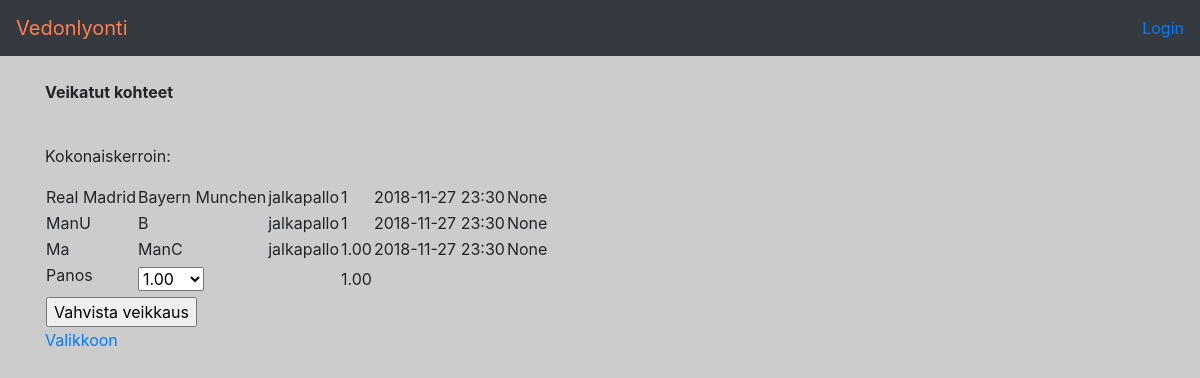
The app's page /tapahtuma/moniveto/ready with its own data.
### application/tapahtuma/models.py (models this page shows, shortened)
class Tapahtuma(Base):
    koti = db.Column(db.String, nullable=False)
    vieras = db.Column(db.String, nullable=False)
    kerroin1 = db.Column(db.DECIMAL, nullable=False)
    kerroinx = db.Column(db.DECIMAL, nullable=False)
    kerroin2 = db.Column(db.DECIMAL, nullable=False)
    laji_id = db.Column(db.Integer, db.ForeignKey('laji.id'),
                           nullable=False)
    date_expire = db.Column(db.DateTime)
    active = db.Column(db.Boolean, nullable= False)
    tulos = db.Column(db.String, nullable=False)
    @staticmethod
    def haeMonivetoTapahtumat():
        good_events = 0
        present = datetime.now()
        stmt = text("SELECT tapahtuma.id, koti, vieras, laji_id, kerroin1, kerroin2, kerroinx, date_expire"
                    " FROM tapahtuma, laji"
                    " WHERE active = 1"
                    " AND laji.id = tapahtuma.laji_id"
                     )
        res = db.engine.execute(stmt)
        response = []
        for row in res:
            d = str(datetime.strptime(str(row[7]), '%Y-%m-%d %H:%M:%S.%f'))
            d = d[0:16]
            response.append({"id":row[0], "koti":row[1], "vieras":row[2], "laji":haeLaji(row[3]), "kerroin1":row[4], "kerroin2":row[5], "kerroinX":row[6], "date_expire":d})
        return response

### application/laji/models.py (models this page shows, shortened)
class Laji(Base):
    nimi = db.Column(db.String, nullable=False)

### application/tapahtuma/views.py (the view)
@app.route("/tapahtuma/moniveto/ready", methods=["GET", "POST"])
def ready_moniveto():
    form = TapahtumaForm(request.form)
    t1 = form.veto1.data
    t2 = form.veto2.data
    t3 = form.veto3.data
    if (t1=="-" and t2=="-" and t3=="-"):
        return redirect(url_for("tapahtumat_moniveto"))
    tap = Tapahtuma.haeMonivetoTapahtumat()
    tapahtumat = []
    kerroin = 1
    if(t1!="-"):
        t = tap[0]
        tkerroin = 1 #tamakerroin
        if (t1 == "1"):
            kerroin = kerroin*t["kerroin1"]
            tkerroin = t["kerroin1"]
        elif (t1 == "X"):
            kerroin = kerroin*t["kerroinX"]
            tkerroin = t["kerroinX"]
        elif (t1 == "2"):
            kerroin = kerroin*t["kerroin2"]
            tkerroin = t["kerroin2"]
        tapahtumat.append({"id":t["id"], "koti":t["koti"], "vieras":t["vieras"], "laji":t["laji"], "kerroin":tkerroin, "date_expire":t["date_expire"], "veto":t1})
    if(t2!="-"):
        t = tap[1]
        tkerroin = 1
        if (t2 == "1"):
            kerroin = kerroin*t["kerroin1"]
            tkerroin = t["kerroin1"]
        elif (t2 == "X"):
            kerroin = kerroin*t["kerroinX"]
            tkerroin = t["kerroinX"]
        elif (t2 == "2"):
            kerroin = kerroin*t["kerroin2"]
            tkerroin = t["kerroin2"]
        tapahtumat.append({"id":t["id"], "koti":t["koti"], "vieras":t["vieras"], "laji":t["laji"], "kerroin":tkerroin, "date_expire":t["date_expire"], "veto":t2})
    if(t3!="-"):
        t = tap[2]
        tkerroin = 1
        if (t3 == "1"):
            kerroin = kerroin*t["kerroin1"]
            tkerroin = t["kerroin1"]
        elif (t3 == "X"):
            kerroin = kerroin*t["kerroinX"]
            tkerroin = t["kerroinX"]
        elif (t3 == "2"):
            kerroin = kerroin*t["kerroin2"]
            tkerroin = t["kerroin2"]
        tkerroin = ("%.2f" % tkerroin)
        kerroin = ("%.2f" % kerroin)
        tapahtumat.append({"id":t["id"], "koti":t["koti"], "vieras":t["vieras"], "laji":t["laji"], "kerroin":tkerroin, "date_expire":t["date_expire"], "veto":t3})
    moniveto.setMonivetokerroin(kerroin)
    moniveto.setMonivetotapahtumat(tapahtumat)
    return render_template("tapahtumat/moniveto2.html", tapahtumat=tapahtumat,kerroin=kerroin, form=TapahtumaForm())

### application/tapahtuma/forms.py
class TapahtumaForm(FlaskForm):
    veto1 = SelectField('Veikkaus', choices=Choices)
    veto2 = SelectField('Veikkaus', choices=Choices)
    veto3 = SelectField('Veikkaus', choices=Choices)
    panos = SelectField('Panos', choices=[('1','1.00'), ('2','2.00'), ('3','3.00'), ('5','5.00'), ('10','10.00'), ('20','20.00')])
    class Meta:
        csrf = False

### application/tapahtuma/models.py (called while the page is built)
def haeLaji(laji_id=0):
        stmt = text("SELECT nimi"
                    " FROM laji"
                     " WHERE id = :id"
                     ).params(id = laji_id)
        res = db.engine.execute(stmt)
        response = []
        for row in res:
            response.append({"nimi":row[0]})
        return response[0]["nimi"]

### application/tapahtuma/views.py (called while the page is built)
    def setMonivetotapahtumat(self,mv):
        self.monivetotapahtumat = mv

    def setMonivetokerroin(self,mv):
        self.monivetokerroin = mv

### application/templates/tapahtumat/moniveto2.html (shortened to what this page needs)
{% extends "layout.html" %}
{% block body %}
<p><b>Veikatut kohteet</b></p>
<br>
<form method="POST" action="{{ url_for('create_moniveto') }}">
  <table>
    {% for tapahtuma in tapahtumat %}
              <tr>
          <td>{{ tapahtuma.koti }}</td>
          <td>{{ tapahtuma.vieras }}</td>
          <td>{{ tapahtuma.laji }}</td>
          <td>{{ tapahtuma.kerroin }}</td>
          <td>{{ tapahtuma.date_expire }}</td>
          <td>{{ tapahtuma.veto }}</td>
          </tr>
      {% endfor %}
      <td>{{ form.panos.label }}</td>
      <td>{{ form.panos }}</td>
      <td></td>
      <p>Kokonaiskerroin:</p>
      <td>{{ kerroin }}</td>
          <tr>
            <td colspan="2">
        <input type="submit" value="Vahvista veikkaus"/>
            </td>
          </tr>
      </form>
<a href="{{ url_for('index') }}">Valikkoon</a>
{% endblock %}

### records on screen
Tapahtuma: koti "Real Madrid", vieras "Bayern Munchen"
Laji: laji "jalkapallo" "jalkapallo" "jalkapallo"
Tapahtuma: koti "ManU"
Tapahtuma: koti "Ma", vieras "ManC"

### other values on screen
{{ tapahtuma.kerroin }} "1" "1" "1.00"
{{ tapahtuma.date_expire }} "2018-11-27 23:30" "2018-11-27 23:30" "2018-11-27 23:30"
{{ tapahtuma.veto }} "None" "None" "None"
{{ tapahtuma.vieras }} "B"
{{ kerroin }} "1.00"
